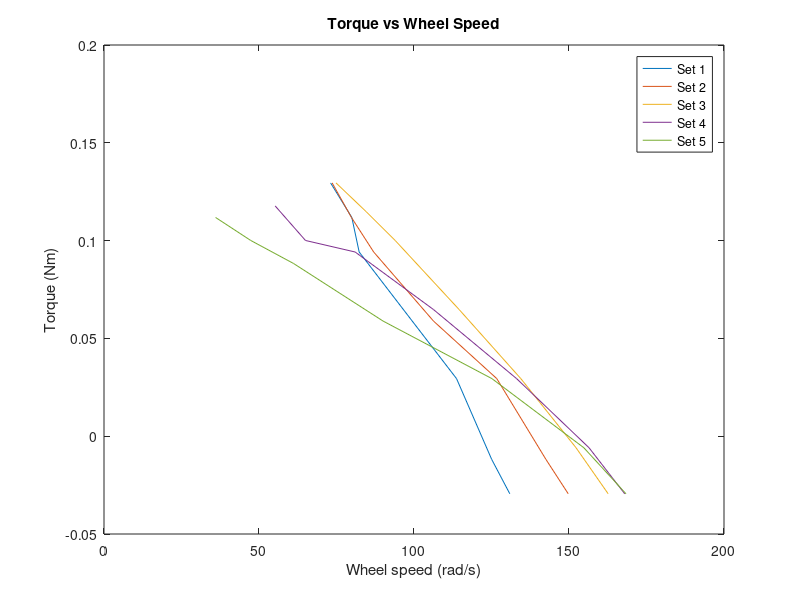

Here is the MATLAB script that generated this plot: (Note: this script raises an error after producing the figure.)
clc
clear
close all

set(0,'DefaultFigureWindowStyle','docked')

%% 0 | Data

set(1).p = 0.5;                                                 % bar
set(1).t = 38.66;                                               % s
set(1).q = 0.5173;                                              % L/s
set(1).m = [0, 100, 300, 500, 700, 800, 900];                   % g
set(1).springm = [0.1, 0.14, 0.2, 0.3, 0.38, 0.42, 0.46];       % kg
set(1).wheel = [1250, 1194, 1086, 949.5, 786, 763.4, 698];      % rpm

set(2).p = 0.7;                                                 % bar
set(2).q = 0.5284;                                              % L/s
set(2).t = 37.85;                                               % s
set(2).m = [0, 100, 300, 500, 700, 800, 900];                   % g
set(2).springm = [0.1, 0.14, 0.2, 0.3, 0.38, 0.42, 0.46];       % kg
set(2).wheel = [1430, 1361,1210, 1015, 830.7, 762.2, 702.8];    % rpm

set(3).p = 0.9;                                                 % bar
set(3).q = 0.4381;                                              % L/s
set(3).t = 45.65;                                               % s
set(3).m = [0, 100, 300, 500, 700, 800, 900];                   % g
set(3).springm = [0.1, 0.12, 0.2, 0.28, 0.36, 0.41, 0.46];      % kg
set(3).wheel = [1553, 1454, 1284, 1094, 897, 807.7, 714.7];     % rpm

set(4).p = 1.1;                                                 % bar
set(4).q = 0.3721;                                              % L/s
set(4).t = 53.75;                                               % s
set(4).m = [0, 100, 300, 500, 700, 800, 900];                   % g
set(4).springm = [0.1, 0.12, 0.2, 0.28, 0.38, 0.46, 0.5];       % kg
set(4).wheel = [1604, 1494, 1271, 1015, 773.6, 620.7, 527.3];   % rpm

set(5).p = 1.3;                                                 % bar
set(5).q = 0.303;                                               % L/s
set(5).t = 66;                                               % s
set(5).m = [0, 100, 300, 500, 700, 800, 900];                   % g
set(5).springm = [0.1, 0.12, 0.2, 0.3, 0.4, 0.46, 0.52];        % kg
set(5).wheel = [1608, 1478, 1195, 859.7, 584, 452.1, 343.7];    % rpm


breakwheel_r = (60e-3)/2;   % m
g = 9.81;                   % m^2/s

%% 1 | Conversions and Torque

convq = 1/1000;          % m^3/s
convp = 1e5;             % Pa
convm = 1e-3;            % kg
convwheel = (2*pi())/60; % rad/s

figure;

for i = 1 : length(set)
    set(i).p = set(i).p .* convp;
    set(i).m = set(i).m .* convm;
    set(i).q = set(i).q .* convq;
    set(i).wheel = set(i).wheel .* convwheel;
    set(i).T = zeros(1, length(set(i).m));

    set(i).T = ( set(i).m - set(i).springm ) * breakwheel_r * g;

    plot(set(i).wheel, set(i).T)
    hold on 
end

title('Torque vs Wheel Speed')
xlabel('Wheel speed (rad/s)')
ylabel('Torque (Nm)')
legend('Set 1', 'Set 2', 'Set 3', 'Set 4', 'Set 5')
hold off

%% 2 | Power Input

for i = 1 : length(set)
    set(i).p_i = set(i).p * set(i).q;
    disp("Set " + i + " Power input = " + set(i).p_i + " Watts")
end

disp(" ")

%% 3 | Power Output
figure;

for i = 1 : length(set)
    set(i).p_o = set(i).T .* set(i).wheel;
    plot(set(i).wheel, set(i).p_o)
    hold on
end

title('Power Output vs Wheel Speed')
xlabel('Wheel speed (rad/s)')
ylabel('Power Output (W)')
legend('Set 1', 'Set 2', 'Set 3', 'Set 4', 'Set 5')
hold off

disp(" ")


%% 4 | Efficiency

figure;

for i = 1 : length(set)
    set(i).eff = set(i).p_o ./ set(i).p_i;
    plot(set(i).wheel, set(i).eff)
    hold on
end

title('Efficiency vs Wheel Speed')
xlabel('Wheel speed (rad/s)')
ylabel('Efficiency, \eta ')
legend('Set 1', 'Set 2', 'Set 3', 'Set 4', 'Set 5')
hold off

disp(" ")

%% 5 | Error and Uncertainty

time_u = 0.5*0.01;              % s
vol_u = 0.5*5*convq;            % m^3
p_u = 0.5*0.2*convq;            % Pa
spring_u = 0.5*0.02;            % kg
tacho_u = 0.5*0.1*convwheel;    % rad/s

tach_u = [1248, 1254, 1263, 1247, 1240, 1241, 1245, 1245, 1244, 1240]; % rpm
tach_u = tach_u * convwheel;
x_bar = mean(tach_u);
N = length(tach_u);
x_sum = zeros(1, length(tach_u));

for i = 1 : N
    x_sum(i) = (tach_u(i) - x_bar)^2;
end

x_sum = sum(x_sum);

s_x = sqrt( (1/(N-1))*(x_sum) );

s_x_bar = s_x/sqrt(N);

DoF = N - 1;

t_95 = 2.262;

ep_u = t_95*s_x_bar;
b_u = tacho_u;

w_u = sqrt((b_u)^2 + (ep_u)^2);

figure;

syms W S r N t P V
for i = 1 : length(set)
    eff = ((W-S)*r*N*t) / (P*V);
    pS = subs(diff(eff, S), {W, S, r, N, t, P, V}, {set(i).m, set(i).springm, breakwheel_r, set(i).wheel, set(i).t, set(i).p, 20*convq});
    pw = subs(diff(eff, N), {W, S, r, N, t, P, V}, {set(i).m, set(i).springm, breakwheel_r, set(i).wheel, set(i).t, set(i).p, 20*convq});
    pP = subs(diff(eff, P), {W, S, r, N, t, P, V}, {set(i).m, set(i).springm, breakwheel_r, set(i).wheel, set(i).t, set(i).p, 20*convq});
    pV = subs(diff(eff, V), {W, S, r, N, t, P, V}, {set(i).m, set(i).springm, breakwheel_r, set(i).wheel, set(i).t, set(i).p, 20*convq});
    pt = subs(diff(eff, t), {W, S, r, N, t, P, V}, {set(i).m, set(i).springm, breakwheel_r, set(i).wheel, set(i).t, set(i).p, 20*convq});
    
    eff_u = sqrt((pS*spring_u).^2 + (pw*w_u).^2 + (pP*p_u).^2 + (pV*vol_u).^2 + (pt*time_u).^2);
    eff_u = double(eff_u);
    
    errorbar(set(i).wheel, set(i).eff, eff_u)
    hold on
    disp(eff_u)
    disp(" ")
end

title('Efficiency vs Wheel Speed | Error Bars')
xlabel('Wheel speed (rad/s)')
ylabel('Efficiency, \eta ')
legend('Set 1 error', 'Set 2 error', 'Set 3 error', 'Set 4 error', 'Set 5 error');